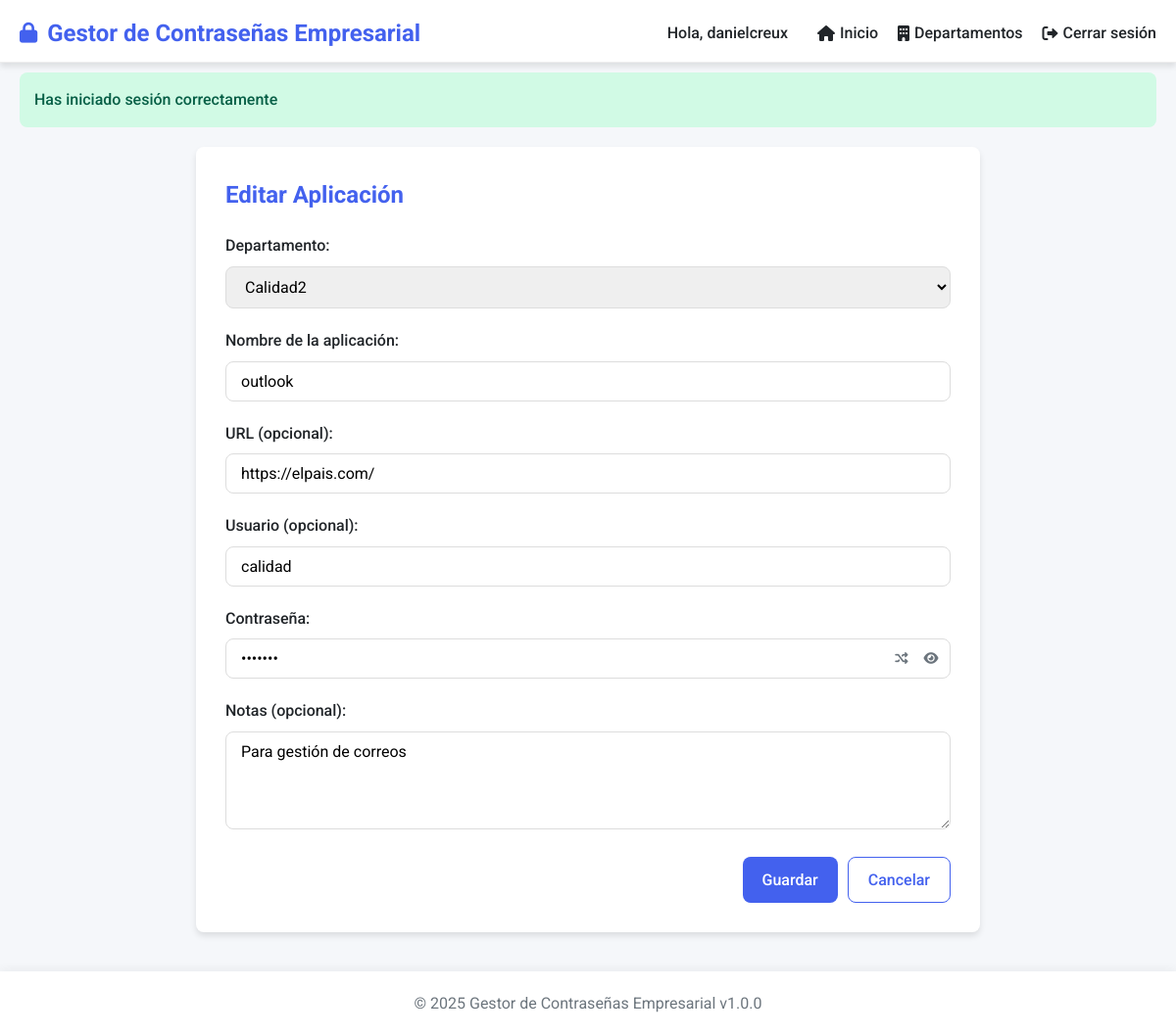
Screenshot of /departments.php?action=edit_app&id=1 (signed in) with the database file from the repository.
### tables this page shows
CREATE TABLE applications (
        id INTEGER PRIMARY KEY AUTOINCREMENT,
        name TEXT NOT NULL,
        url TEXT,
        department_id INTEGER NOT NULL,
        username TEXT,
        password TEXT NOT NULL,
        notes TEXT,
        created_at DATETIME DEFAULT CURRENT_TIMESTAMP,
        FOREIGN KEY (department_id) REFERENCES departments(id)
    );

CREATE TABLE departments (
        id INTEGER PRIMARY KEY AUTOINCREMENT,
        name TEXT UNIQUE NOT NULL,
        description TEXT,
        created_at DATETIME DEFAULT CURRENT_TIMESTAMP
    );

### includes/functions.php (called while the page is built, shortened)
<?php
function decryptPassword($encryptedPassword) {
    list($encryptedData, $iv) = explode('::', base64_decode($encryptedPassword), 2);
    return openssl_decrypt($encryptedData, 'aes-256-cbc', ENCRYPTION_KEY, 0, $iv);
}
function getDepartments() {
    global $db;
    $query = $db->query('SELECT * FROM departments ORDER BY name');
    $departments = [];
    while ($row = $query->fetchArray(SQLITE3_ASSOC)) {
        $departments[] = $row;
    }
    return $departments;
}
?>

### departments.php (the view, shortened to what this page needs)
<?php
require_once 'templates/header.php';
require_once 'includes/db.php';
require_once 'includes/functions.php';
$action = $_GET['action'] ?? '';
$id = $_GET['id'] ?? 0;
$deptId = $_GET['dept_id'] ?? 0;
if ($action === 'add' || $action === 'edit') {
    $department = [];
    if ($action === 'edit') {
        $stmt = $db->prepare('SELECT * FROM departments WHERE id = :id');
        $stmt->bindValue(':id', $id, SQLITE3_INTEGER);
        $result = $stmt->execute();
        $department = $result->fetchArray(SQLITE3_ASSOC);
        if (!$department) {
            $_SESSION['error'] = 'Departamento no encontrado';
            header('Location: departments.php');
            exit;
        }
    }
    ?>
    <div class="form-container">
        <h2><?= $action === 'add' ? 'Agregar Departamento' : 'Editar Departamento' ?></h2>
        <form method="POST" action="departments.php?action=<?= $action ?><?= $action === 'edit' ? '&id='.$id : '' ?>">
            <div class="form-group">
                <label for="name">Nombre:</label>
                <input type="text" id="name" name="name" value="<?= htmlspecialchars($department['name'] ?? '') ?>" required>
            </div>
            <div class="form-group">
                <label for="description">Descripción:</label>
                <textarea id="description" name="description"><?= htmlspecialchars($department['description'] ?? '') ?></textarea>
            </div>
            <div class="form-actions">
                <button type="submit" class="btn btn-primary">Guardar</button>
                <a href="departments.php" class="btn btn-secondary">Cancelar</a>
            </div>
        </form>
    </div>
    <?php
} elseif ($action === 'add_app' || $action === 'edit_app') {
    $app = [];
    $departments = getDepartments();
    if ($action === 'edit_app') {
        $stmt = $db->prepare('SELECT * FROM applications WHERE id = :id');
        $stmt->bindValue(':id', $id, SQLITE3_INTEGER);
        $result = $stmt->execute();
        $app = $result->fetchArray(SQLITE3_ASSOC);
    }
    ?>
    <div class="form-container">
        <h2><?= $action === 'add_app' ? 'Agregar Aplicación' : 'Editar Aplicación' ?></h2>
        <form method="POST" action="departments.php?action=<?= $action ?><?= $action === 'edit_app' ? '&id='.$id : '&dept_id='.$deptId ?>">
            <?php if ($action === 'edit_app'): ?>
                <div class="form-group">
                    <label for="department_id">Departamento:</label>
                    <select id="department_id" name="department_id" required>
                        <?php foreach ($departments as $dept): ?>
                            <option value="<?= $dept['id'] ?>" <?= $dept['id'] == $app['department_id'] ? 'selected' : '' ?>>
                                <?= htmlspecialchars($dept['name']) ?>
                            </option>
                        <?php endforeach; ?>
                    </select>
                </div>
            <?php endif; ?>
            <div class="form-group">
                <label for="name">Nombre de la aplicación:</label>
                <input type="text" id="name" name="name" value="<?= htmlspecialchars($app['name'] ?? '') ?>" required>
            </div>
            <div class="form-group">
                <label for="url">URL (opcional):</label>
                <input type="url" id="url" name="url" value="<?= htmlspecialchars($app['url'] ?? '') ?>">
            </div>
            <div class="form-group">
                <label for="username">Usuario (opcional):</label>
                <input type="text" id="username" name="username" value="<?= htmlspecialchars($app['username'] ?? '') ?>">
            </div>
            <div class="form-group">
                <label for="password">Contraseña:</label>
                <div class="password-field">
                    <input type="password" id="password" name="password" value="<?= !empty($app) ? decryptPassword($app['password']) : '' ?>" required>
                    <button type="button" class="btn-icon toggle-password"><i class="fas fa-eye"></i></button>
                    <button type="button" class="btn-icon generate-password"><i class="fas fa-random"></i></button>
                </div>
            </div>
            <div class="form-group">
                <label for="notes">Notas (opcional):</label>
                <textarea id="notes" name="notes"><?= htmlspecialchars($app['notes'] ?? '') ?></textarea>
            </div>
            <div class="form-actions">
                <button type="submit" class="btn btn-primary">Guardar</button>
                <a href="departments.php" class="btn btn-secondary">Cancelar</a>
            </div>
        </form>
    </div>
    <?php
}
require_once 'templates/footer.php';
?>

### assets/css/style.css (style rules this page uses)
:root { --primary-color: #4361ee; --secondary-color: #3f37c9; --accent-color: #4895ef; --danger-color: #f72585; --success-color: #4cc9f0; --warning-color: #f8961e; --light-color: #f8f9fa; --dark-color: #212529; --gray-color: #6c757d; --border-radius: 8px; --box-shadow: 0 4px 6px rgba(0, 0, 0, 0.1); --transition: all 0.3s ease; }
* { margin: 0; padding: 0; box-sizing: border-box; }
body { font-family: 'Roboto', sans-serif; line-height: 1.6; color: var(--dark-color); background-color: #f5f7fa; }
.form-group { margin-bottom: 20px; }
.form-group label { display: block; margin-bottom: 8px; font-weight: 500; }
.form-group input, .form-group select, .form-group textarea { width: 100%; padding: 10px 15px; border: 1px solid #ddd; border-radius: var(--border-radius); font-family: inherit; font-size: 1rem; transition: var(--transition); }
.form-group textarea { min-height: 100px; resize: vertical; }
.password-field { position: relative; display: flex; }
.password-field input { padding-right: 80px; flex-grow: 1; }
.password-field .btn-icon { position: absolute; right: 5px; top: 50%; transform: translateY(-50%); background: none; border: none; cursor: pointer; color: var(--gray-color); padding: 5px; }
.password-field .btn-icon:last-child { right: 35px; }
.btn { display: inline-block; padding: 10px 20px; border-radius: var(--border-radius); font-weight: 500; text-align: center; text-decoration: none; cursor: pointer; transition: var(--transition); border: none; font-family: inherit; font-size: 1rem; }
.btn-primary { background-color: var(--primary-color); color: white; }
.btn-secondary { background-color: white; color: var(--primary-color); border: 1px solid var(--primary-color); }
.btn-icon { background: none; border: none; cursor: pointer; color: var(--gray-color); transition: var(--transition); padding: 5px; border-radius: 50%; width: 30px; height: 30px; display: inline-flex; align-items: center; justify-content: center; }
.form-container { background-color: white; border-radius: var(--border-radius); box-shadow: var(--box-shadow); padding: 30px; max-width: 800px; margin: 0 auto; }
.form-container h2 { margin-bottom: 20px; color: var(--primary-color); }
.form-actions { display: flex; justify-content: flex-end; gap: 10px; margin-top: 20px; }

### rows the page displays
applications: department_id "Calidad2", name "outlook", url "https://elpais.com/", username "calidad", notes "Para gestión de correos"

### other values shown
APP_NAME "Gestor de Contraseñas Empresarial"
$_SESSION['username'] "danielcreux"
$_SESSION['success'] "Has iniciado sesión correctamente"
APP_VERSION "1.0.0"
